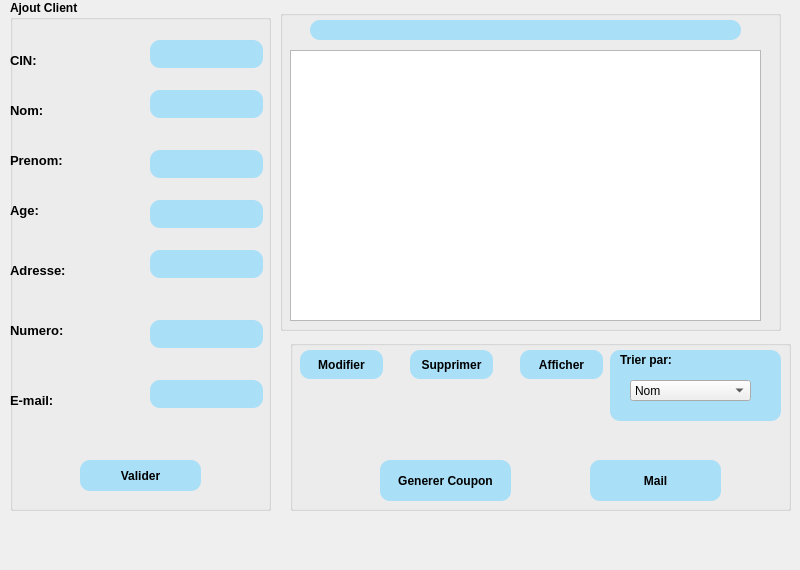
    <widget class="QWidget" name="tab_2">
     <property name="styleSheet">
      <string notr="true">#tab_2{
background-image:url(D:/Esprit/c++/projectC++/integration/Smart_Dry_Cleaner_2A2/image/BG.png);
}</string>
     </property>
     <attribute name="title">
      <string>Les Clients</string>
     </attribute>
     <widget class="QGroupBox" name="groupBox_7">
      <property name="geometry">
       <rect>
        <x>10</x>
        <y>0</y>
        <width>261</width>
        <height>511</height>
       </rect>
      </property>
      <property name="font">
       <font>
        <pointsize>9</pointsize>
        <bold>true</bold>
       </font>
      </property>
      <property name="styleSheet">
       <string notr="true"/>
      </property>
      <property name="title">
       <string>Ajout Client</string>
      </property>
      <widget class="QLabel" name="label_22">
       <property name="geometry">
        <rect>
         <x>0</x>
         <y>50</y>
         <width>63</width>
         <height>20</height>
        </rect>
       </property>
       <property name="font">
        <font>
         <pointsize>10</pointsize>
         <bold>true</bold>
        </font>
       </property>
       <property name="styleSheet">
        <string notr="true"/>
       </property>
       <property name="text">
        <string>CIN:</string>
       </property>
      </widget>
      <widget class="QLabel" name="label_23">
       <property name="geometry">
        <rect>
         <x>0</x>
         <y>100</y>
         <width>63</width>
         <height>20</height>
        </rect>
       </property>
       <property name="font">
        <font>
         <pointsize>10</pointsize>
         <bold>true</bold>
        </font>
       </property>
       <property name="styleSheet">
        <string notr="true"/>
       </property>
       <property name="text">
        <string>Nom:</string>
       </property>
      </widget>
      <widget class="QLabel" name="label_24">
       <property name="geometry">
        <rect>
         <x>0</x>
         <y>150</y>
         <width>71</width>
         <height>20</height>
        </rect>
       </property>
       <property name="font">
        <font>
         <pointsize>10</pointsize>
         <bold>true</bold>
        </font>
       </property>
       <property name="styleSheet">
        <string notr="true"/>
       </property>
       <property name="text">
        <string>Prenom:</string>
       </property>
      </widget>
      <widget class="QLineEdit" name="lineEdit_cin_3">
       <property name="geometry">
        <rect>
         <x>140</x>
         <y>40</y>
         <width>113</width>
         <height>28</height>
        </rect>
       </property>
       <property name="styleSheet">
        <string notr="true">border-radius:10px;
border-color: rgb(0, 0, 0);
background-color: rgb(169, 223, 247);</string>
       </property>
       <property name="text">
        <string/>
       </property>
       <property name="maxLength">
        <number>8</number>
       </property>
      </widget>
      <widget class="QLineEdit" name="lineEdit_nom_4">
       <property name="geometry">
        <rect>
         <x>140</x>
         <y>90</y>
         <width>113</width>
         <height>28</height>
        </rect>
       </property>
       <property name="styleSheet">
        <string notr="true">border-radius:10px;
background-color: rgb(169, 223, 247);</string>
       </property>
       <property name="maxLength">
        <number>50</number>
       </property>
      </widget>
      <widget class="QLineEdit" name="lineEdit_prenom_4">
       <property name="geometry">
        <rect>
         <x>140</x>
         <y>150</y>
         <width>113</width>
         <height>28</height>
        </rect>
       </property>
       <property name="styleSheet">
        <string notr="true">border-radius:10px;

background-color: rgb(169, 223, 247);</string>
       </property>
      </widget>
      <widget class="QPushButton" name="pushButton_8">
       <property name="geometry">
        <rect>
         <x>70</x>
         <y>460</y>
         <width>121</width>
         <height>31</height>
        </rect>
       </property>
       <property name="font">
        <font>
         <bold>true</bold>
        </font>
       </property>
       <property name="styleSheet">
        <string notr="true">background-color: rgb(169, 223, 247);
border-color: rgb(0, 129, 233);
QPushButton:checked(background-color: rgb(0,41,127));
border-radius:10px;</string>
       </property>
       <property name="text">
        <string>Valider</string>
       </property>
      </widget>
      <widget class="QLabel" name="label_25">
       <property name="geometry">
        <rect>
         <x>0</x>
         <y>260</y>
         <width>71</width>
         <height>20</height>
        </rect>
       </property>
       <property name="font">
        <font>
         <pointsize>10</pointsize>
         <bold>true</bold>
        </font>
       </property>
       <property name="text">
        <string>Adresse:</string>
       </property>
      </widget>
      <widget class="QLineEdit" name="lineEdit_adresse_3">
       <property name="geometry">
        <rect>
         <x>140</x>
         <y>250</y>
         <width>113</width>
         <height>28</height>
        </rect>
       </property>
       <property name="styleSheet">
        <string notr="true">border-radius:10px;

background-color: rgb(169, 223, 247);</string>
       </property>
      </widget>
      <widget class="QLabel" name="label_26">
       <property name="geometry">
        <rect>
         <x>0</x>
         <y>320</y>
         <width>131</width>
         <height>20</height>
        </rect>
       </property>
       <property name="font">
        <font>
         <pointsize>10</pointsize>
         <bold>true</bold>
        </font>
       </property>
       <property name="text">
        <string>Numero:</string>
       </property>
      </widget>
      <widget class="QLineEdit" name="lineEdit_num_tel_3">
       <property name="geometry">
        <rect>
         <x>140</x>
         <y>320</y>
         <width>113</width>
         <height>28</height>
        </rect>
       </property>
       <property name="styleSheet">
        <string notr="true">border-radius:10px;

background-color: rgb(169, 223, 247);</string>
       </property>
       <property name="inputMethodHints">
        <set>Qt::ImhNone</set>
       </property>
       <property name="text">
        <string/>
       </property>
      </widget>
      <widget class="QLabel" name="label_27">
       <property name="geometry">
        <rect>
         <x>0</x>
         <y>390</y>
         <width>63</width>
         <height>20</height>
        </rect>
       </property>
       <property name="font">
        <font>
         <pointsize>10</pointsize>
         <bold>true</bold>
        </font>
       </property>
       <property name="text">
        <string>E-mail:</string>
       </property>
      </widget>
      <widget class="QLineEdit" name="lineEdit_email_3">
       <property name="geometry">
        <rect>
         <x>140</x>
         <y>380</y>
         <width>113</width>
         <height>28</height>
        </rect>
       </property>
       <property name="styleSheet">
        <string notr="true">border-radius:10px;

background-color: rgb(169, 223, 247);</string>
       </property>
      </widget>
      <widget class="QLineEdit" name="lineEdit_age_3">
       <property name="geometry">
        <rect>
         <x>140</x>
         <y>200</y>
         <width>113</width>
         <height>28</height>
        </rect>
       </property>
       <property name="styleSheet">
        <string notr="true">border-radius:10px;

background-color: rgb(169, 223, 247);</string>
       </property>
       <property name="inputMethodHints">
        <set>Qt::ImhNone</set>
       </property>
       <property name="text">
        <string/>
       </property>
      </widget>
      <widget class="QLabel" name="label_28">
       <property name="geometry">
        <rect>
         <x>0</x>
         <y>200</y>
         <width>63</width>
         <height>20</height>
        </rect>
       </property>
       <property name="font">
        <font>
         <pointsize>10</pointsize>
         <bold>true</bold>
        </font>
       </property>
       <property name="styleSheet">
        <string notr="true"/>
       </property>
       <property name="text">
        <string>Age:</string>
       </property>
      </widget>
     </widget>
     <widget class="QGroupBox" name="groupBox_8">
      <property name="geometry">
       <rect>
        <x>280</x>
        <y>10</y>
        <width>501</width>
        <height>321</height>
       </rect>
      </property>
      <property name="title">
       <string/>
      </property>
      <widget class="QLineEdit" name="lineEdit_search_2">
       <property name="geometry">
        <rect>
         <x>30</x>
         <y>10</y>
         <width>431</width>
         <height>20</height>
        </rect>
       </property>
       <property name="styleSheet">
        <string notr="true">background-color: rgb(169,223,247);
color: rgb(0,0,0);
border-color: rgb(0, 129, 233);
border-radius:10px;</string>
       </property>
       <property name="text">
        <string/>
       </property>
      </widget>
      <widget class="QTableView" name="tableView_3">
       <property name="geometry">
        <rect>
         <x>10</x>
         <y>40</y>
         <width>471</width>
         <height>271</height>
        </rect>
       </property>
       <property name="styleSheet">
        <string notr="true"/>
       </property>
      </widget>
     </widget>
     <widget class="QGroupBox" name="groupBox_9">
      <property name="geometry">
       <rect>
        <x>290</x>
        <y>340</y>
        <width>501</width>
        <height>171</height>
       </rect>
      </property>
      <property name="title">
       <string/>
      </property>
      <widget class="QPushButton" name="pushButton_9">
       <property name="geometry">
        <rect>
         <x>90</x>
         <y>120</y>
         <width>131</width>
         <height>41</height>
        </rect>
       </property>
       <property name="font">
        <font>
         <bold>true</bold>
        </font>
       </property>
       <property name="styleSheet">
        <string notr="true">
background-color: rgb(169, 223, 247);
border-color: rgb(0, 129, 233);
QPushButton:checked(background-color: rgb(0,41,127));
border-radius:10px;</string>
       </property>
       <property name="text">
        <string>Generer Coupon</string>
       </property>
      </widget>
      <widget class="QPushButton" name="pushButton_10">
       <property name="geometry">
        <rect>
         <x>300</x>
         <y>120</y>
         <width>131</width>
         <height>41</height>
        </rect>
       </property>
       <property name="font">
        <font>
         <bold>true</bold>
        </font>
       </property>
       <property name="styleSheet">
        <string notr="true">
background-color: rgb(169, 223, 247);
border-color: rgb(0, 129, 233);
QPushButton:checked(background-color: rgb(0,41,127));
border-radius:10px;</string>
       </property>
       <property name="text">
        <string>Mail</string>
       </property>
      </widget>
      <widget class="QPushButton" name="pushButton_11">
       <property name="geometry">
        <rect>
         <x>10</x>
         <y>10</y>
         <width>83</width>
         <height>29</height>
        </rect>
       </property>
       <property name="font">
        <font>
         <bold>true</bold>
        </font>
       </property>
       <property name="styleSheet">
        <string notr="true">
background-color: rgb(169, 223, 247);
border-color: rgb(0, 129, 233);
QPushButton:checked(background-color: rgb(0,41,127));
border-radius:10px;</string>
       </property>
       <property name="text">
        <string>Modifier</string>
       </property>
      </widget>
      <widget class="QPushButton" name="pushButton_12">
       <property name="geometry">
        <rect>
         <x>120</x>
         <y>10</y>
         <width>83</width>
         <height>29</height>
        </rect>
       </property>
       <property name="font">
        <font>
         <bold>true</bold>
        </font>
       </property>
       <property name="styleSheet">
        <string notr="true">background-color: rgb(169, 223, 247);
border-color: rgb(0, 129, 233);
QPushButton:checked(background-color: rgb(0,41,127));
border-radius:10px;
</string>
       </property>
       <property name="text">
        <string>Supprimer</string>
       </property>
      </widget>
      <widget class="QGraphicsView" name="graphicsView_2">
       <property name="geometry">
        <rect>
         <x>320</x>
         <y>10</y>
         <width>171</width>
         <height>71</height>
        </rect>
       </property>
       <property name="styleSheet">
        <string notr="true">background-color:rgb(169, 223, 247);
color:  rgb(0, 0, 0);
border-color: rgb(0, 129, 233);
border-radius:10px;</string>
       </property>
      </widget>
      <widget class="QComboBox" name="comboBox_2">
       <property name="geometry">
        <rect>
         <x>340</x>
         <y>40</y>
         <width>121</width>
         <height>21</height>
        </rect>
       </property>
       <item>
        <property name="text">
         <string>Nom</string>
        </property>
       </item>
       <item>
        <property name="text">
         <string>Prenom</string>
        </property>
       </item>
       <item>
        <property name="text">
         <string>Age</string>
        </property>
       </item>
      </widget>
      <widget class="QLabel" name="label_29">
       <property name="geometry">
        <rect>
         <x>330</x>
         <y>10</y>
         <width>63</width>
         <height>20</height>
        </rect>
       </property>
       <property name="font">
        <font>
         <bold>true</bold>
        </font>
       </property>
       <property name="styleSheet">
        <string notr="true"/>
       </property>
       <property name="text">
        <string>Trier par:</string>
       </property>
      </widget>
      <widget class="QPushButton" name="pushButton_13">
       <property name="geometry">
        <rect>
         <x>230</x>
         <y>10</y>
         <width>83</width>
         <height>29</height>
        </rect>
       </property>
       <property name="font">
        <font>
         <bold>true</bold>
        </font>
       </property>
       <property name="styleSheet">
        <string notr="true">background-color: rgb(169, 223, 247);
border-color: rgb(0, 129, 233);
QPushButton:checked(background-color: rgb(0,41,127));
border-radius:10px;
</string>
       </property>
       <property name="text">
        <string>Afficher</string>
       </property>
      </widget>
     </widget>
     <widget class="QLabel" name="label_16">
      <property name="geometry">
       <rect>
        <x>-5</x>
        <y>-11</y>
        <width>791</width>
        <height>561</height>
       </rect>
      </property>
      <property name="styleSheet">
       <string notr="true">background-image:url(C:/Users/rania/OneDrive/Bureau/BG.png);</string>
      </property>
      <property name="text">
       <string/>
      </property>
     </widget>
     <zorder>label_16</zorder>
     <zorder>groupBox_7</zorder>
     <zorder>groupBox_8</zorder>
     <zorder>groupBox_9</zorder>
    </widget>
